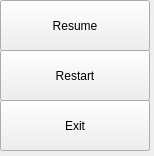
<?xml version="1.0" encoding="UTF-8"?>
<ui version="4.0">
 <class>Pause_menu</class>
 <widget class="QWidget" name="Pause_menu">
  <property name="enabled">
   <bool>true</bool>
  </property>
  <property name="geometry">
   <rect>
    <x>0</x>
    <y>0</y>
    <width>154</width>
    <height>156</height>
   </rect>
  </property>
  <property name="windowTitle">
   <string>Form</string>
  </property>
  <property name="toolTip">
   <string>Qt::CustomizeWindowHint | Qt::WindowTitleHint</string>
  </property>
  <property name="toolTipDuration">
   <number>0</number>
  </property>
  <property name="whatsThis">
   <string>Qt::CustomizeWindowHint | Qt::WindowTitleHint</string>
  </property>
  <widget class="QGroupBox" name="groupBox">
   <property name="geometry">
    <rect>
     <x>0</x>
     <y>0</y>
     <width>150</width>
     <height>151</height>
    </rect>
   </property>
   <property name="title">
    <string/>
   </property>
   <widget class="QPushButton" name="pushButton_2">
    <property name="geometry">
     <rect>
      <x>0</x>
      <y>50</y>
      <width>150</width>
      <height>51</height>
     </rect>
    </property>
    <property name="text">
     <string>Restart</string>
    </property>
   </widget>
   <widget class="QPushButton" name="pushButton_3">
    <property name="geometry">
     <rect>
      <x>0</x>
      <y>100</y>
      <width>150</width>
      <height>51</height>
     </rect>
    </property>
    <property name="text">
     <string>Exit</string>
    </property>
   </widget>
   <widget class="QPushButton" name="pushButton">
    <property name="geometry">
     <rect>
      <x>0</x>
      <y>0</y>
      <width>150</width>
      <height>51</height>
     </rect>
    </property>
    <property name="text">
     <string>Resume</string>
    </property>
   </widget>
  </widget>
 </widget>
 <resources/>
 <connections/>
</ui>
